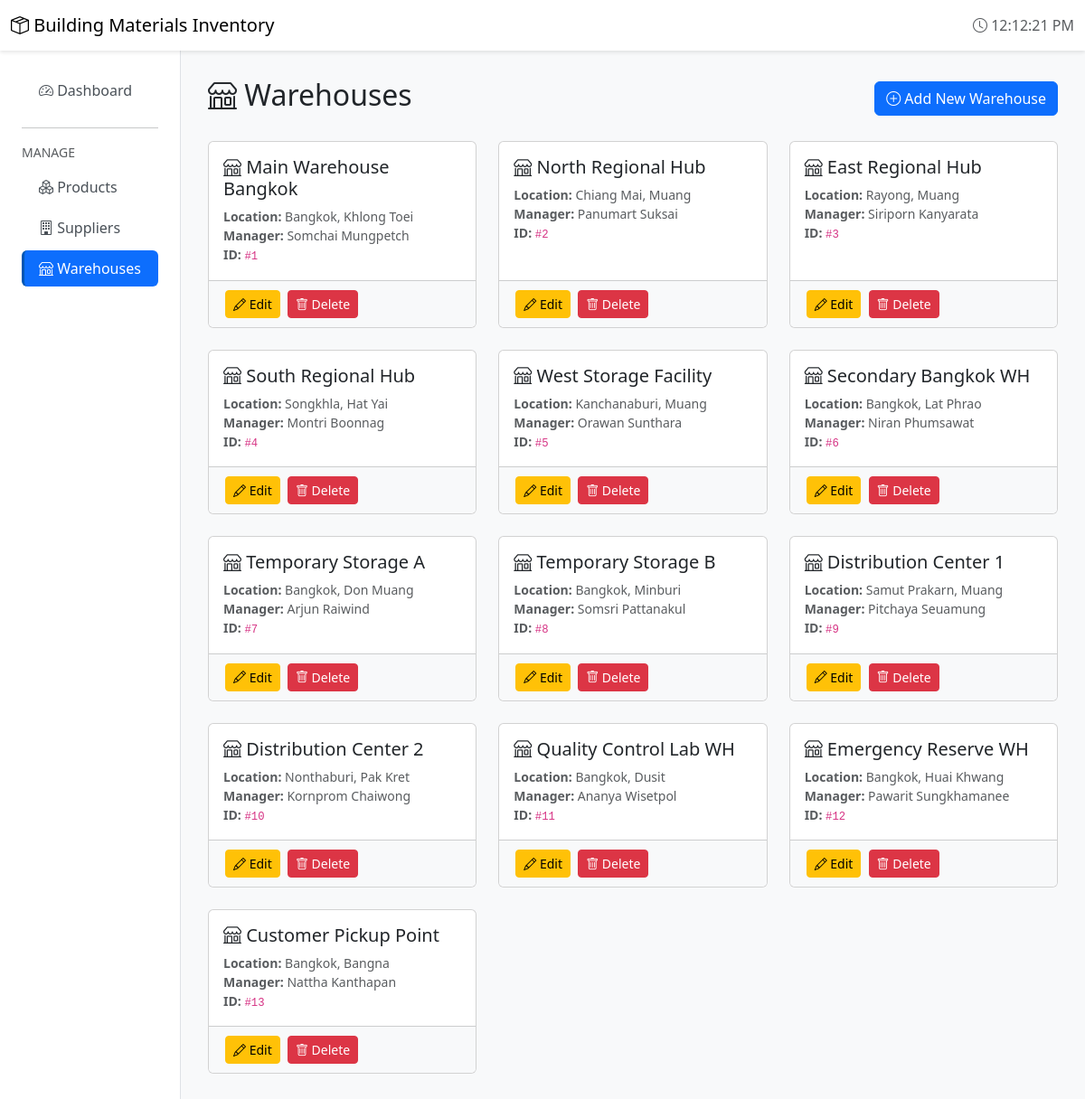
The app's page /warehouses with its own data.
### tables this page shows
CREATE TABLE warehouses (
        warehouse_id INTEGER PRIMARY KEY AUTOINCREMENT,
        name TEXT NOT NULL,
        location TEXT,
        manager TEXT
    );

### app.py (the view)
@app.route('/warehouses')
def list_warehouses():
    conn = get_db()
    cursor = conn.cursor()
    cursor.execute("SELECT * FROM warehouses ORDER BY warehouse_id")
    warehouses = cursor.fetchall()
    conn.close()
    return render_template('warehouses/list.html', warehouses=warehouses)

### app.py (called while the page is built)
@app.context_processor
def inject_datetime():
    return {'datetime': datetime}

def get_db():
    conn = sqlite3.connect('inventory.db')
    conn.row_factory = sqlite3.Row
    return conn

### templates/warehouses/list.html (shortened to what this page needs)
{% extends "base.html" %}
{% block content %}
<div class="d-flex justify-content-between align-items-center mb-4">
    <h2><i class="bi bi-shop"></i> Warehouses</h2>
    <a href="{{ url_for('add_warehouse') }}" class="btn btn-primary">
        <i class="bi bi-plus-circle"></i> Add New Warehouse
    </a>
</div>
<div class="row">
    {% if warehouses %}
        {% for warehouse in warehouses %}
        <div class="col-md-6 col-lg-4 mb-4">
            <div class="card h-100">
                <div class="card-body">
                    <h5 class="card-title">
                        <i class="bi bi-shop"></i> {{ warehouse['name'] }}
                    </h5>
                    <p class="card-text text-muted small">
                        <strong>Location:</strong> {{ warehouse['location'] or 'N/A' }}<br>
                        <strong>Manager:</strong> {{ warehouse['manager'] or 'N/A' }}<br>
                        <strong>ID:</strong> <code>#{{ warehouse['warehouse_id'] }}</code>
                    </p>
                </div>
                <div class="card-footer bg-light">
                    <a href="{{ url_for('edit_warehouse', warehouse_id=warehouse['warehouse_id']) }}" class="btn btn-sm btn-warning">
                        <i class="bi bi-pencil"></i> Edit
                    </a>
                    <form method="POST" action="{{ url_for('delete_warehouse', warehouse_id=warehouse['warehouse_id']) }}" style="display:inline;">
                        <button type="submit" class="btn btn-sm btn-danger" onclick="return confirm('Are you sure?')">
                            <i class="bi bi-trash"></i> Delete
                        </button>
                    </form>
                </div>
            </div>
        </div>
        {% endfor %}
    {% else %}
        <div class="col-12">
            <div class="alert alert-info">
                No warehouses found. <a href="{{ url_for('add_warehouse') }}">Add one now!</a>
            </div>
        </div>
    {% endif %}
</div>
{% endblock %}

### templates/base.html (style rules this page uses)
body { background-color: #f8f9fa; }
.btn-sm { margin: 2px; }

### records on screen
warehouses: name "Main Warehouse Bangkok", location "Bangkok, Khlong Toei", manager "Somchai Mungpetch", warehouse_id "1"
warehouses: name "North Regional Hub", location "Chiang Mai, Muang", manager "Panumart Suksai", warehouse_id "2"
warehouses: name "East Regional Hub", location "Rayong, Muang", manager "Siriporn Kanyarata", warehouse_id "3"
warehouses: name "South Regional Hub", location "Songkhla, Hat Yai", manager "Montri Boonnag", warehouse_id "4"
warehouses: name "West Storage Facility", location "Kanchanaburi, Muang", manager "Orawan Sunthara", warehouse_id "5"
warehouses: name "Secondary Bangkok WH", location "Bangkok, Lat Phrao", manager "Niran Phumsawat", warehouse_id "6"
warehouses: name "Temporary Storage A", location "Bangkok, Don Muang", manager "Arjun Raiwind", warehouse_id "7"
warehouses: name "Temporary Storage B", location "Bangkok, Minburi", manager "Somsri Pattanakul", warehouse_id "8"
warehouses: name "Distribution Center 1", location "Samut Prakarn, Muang", manager "Pitchaya Seuamung", warehouse_id "9"
warehouses: name "Distribution Center 2", location "Nonthaburi, Pak Kret", manager "Kornprom Chaiwong", warehouse_id "10"
warehouses: name "Quality Control Lab WH", location "Bangkok, Dusit", manager "Ananya Wisetpol", warehouse_id "11"
warehouses: name "Emergency Reserve WH", location "Bangkok, Huai Khwang", manager "Pawarit Sungkhamanee", warehouse_id "12"
warehouses: name "Customer Pickup Point", location "Bangkok, Bangna", manager "Nattha Kanthapan", warehouse_id "13"
